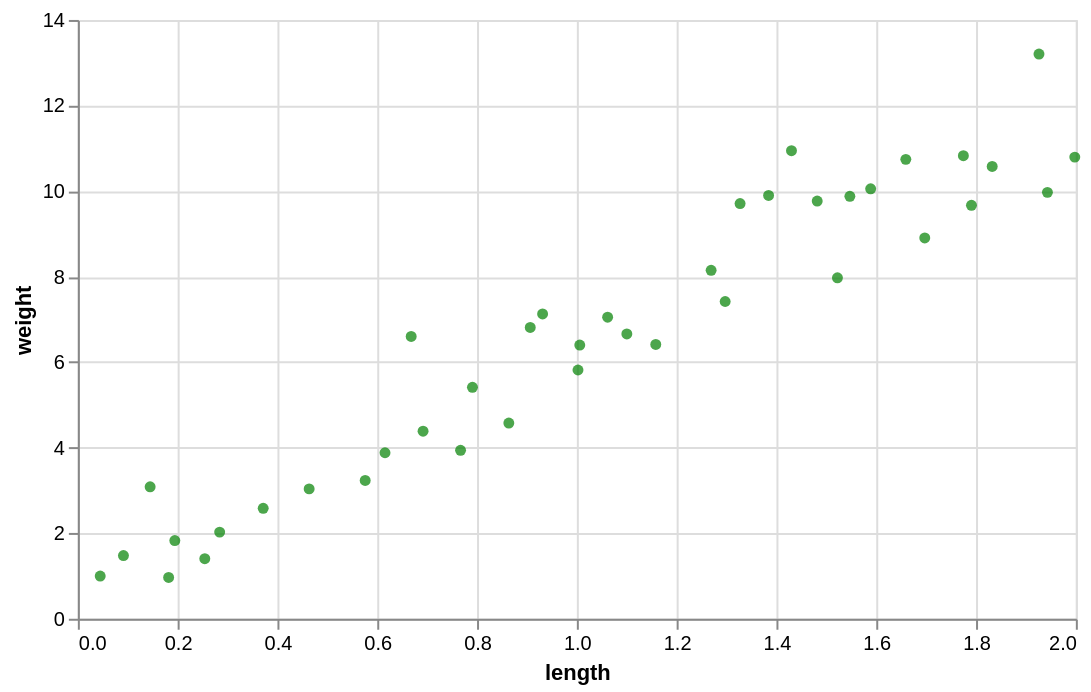

Vega-Lite specification stored for this chart:
### Vega-Lite specification from a JSON file in a GitHub repository (floating-point values rounded to 4 significant figures)
{"config": {"view": {"continuousWidth": 400, "continuousHeight": 300}}, "data": {"values": [{"length": 0.8637, "weight": 4.576}, {"length": 1.926, "weight": 13.2}, {"length": 0.4635, "weight": 3.037}, {"length": 1.659, "weight": 10.74}, {"length": 0.1943, "weight": 1.828}, {"length": 0.04482, "weight": 0.9979}, {"length": 0.2544, "weight": 1.405}, {"length": 1.1, "weight": 6.659}, {"length": 1.998, "weight": 10.79}, {"length": 1.002, "weight": 5.816}, {"length": 1.269, "weight": 8.147}, {"length": 0.6156, "weight": 3.881}, {"length": 1.43, "weight": 10.94}, {"length": 1.062, "weight": 7.05}, {"length": 0.2842, "weight": 2.026}, {"length": 0.7908, "weight": 5.412}, {"length": 1.943, "weight": 9.969}, {"length": 0.1449, "weight": 3.086}, {"length": 0.9314, "weight": 7.126}, {"length": 1.791, "weight": 9.667}, {"length": 0.1819, "weight": 0.9661}, {"length": 0.668, "weight": 6.6}, {"length": 1.482, "weight": 9.766}, {"length": 0.5759, "weight": 3.234}, {"length": 1.775, "weight": 10.83}, {"length": 1.006, "weight": 6.399}, {"length": 1.522, "weight": 7.971}, {"length": 1.589, "weight": 10.05}, {"length": 0.3715, "weight": 2.583}, {"length": 1.297, "weight": 7.418}, {"length": 1.327, "weight": 9.708}, {"length": 0.9066, "weight": 6.812}, {"length": 1.697, "weight": 8.903}, {"length": 0.767, "weight": 3.939}, {"length": 0.6918, "weight": 4.385}, {"length": 1.547, "weight": 9.877}, {"length": 1.384, "weight": 9.898}, {"length": 1.158, "weight": 6.414}, {"length": 0.09142, "weight": 1.479}, {"length": 1.832, "weight": 10.57}]}, "mark": {"type": "point", "color": "green", "filled": true}, "encoding": {"x": {"type": "quantitative", "field": "length"}, "y": {"type": "quantitative", "field": "weight"}}, "height": 300, "width": 500, "$schema": "https://vega.github.io/schema/vega-lite/v5.json", "datasets": {"data-b6b36d9253ffa44549ee85a5d64b6eb6": [{"length": 0.8637, "weight": 4.576}, {"length": 1.926, "weight": 13.2}, {"length": 0.4635, "weight": 3.037}, {"length": 1.659, "weight": 10.74}, {"length": 0.1943, "weight": 1.828}, {"length": 0.04482, "weight": 0.9979}, {"length": 0.2544, "weight": 1.405}, {"length": 1.1, "weight": 6.659}, {"length": 1.998, "weight": 10.79}, {"length": 1.002, "weight": 5.816}, {"length": 1.269, "weight": 8.147}, {"length": 0.6156, "weight": 3.881}, {"length": 1.43, "weight": 10.94}, {"length": 1.062, "weight": 7.05}, {"length": 0.2842, "weight": 2.026}, {"length": 0.7908, "weight": 5.412}, {"length": 1.943, "weight": 9.969}, {"length": 0.1449, "weight": 3.086}, {"length": 0.9314, "weight": 7.126}, {"length": 1.791, "weight": 9.667}, {"length": 0.1819, "weight": 0.9661}, {"length": 0.668, "weight": 6.6}, {"length": 1.482, "weight": 9.766}, {"length": 0.5759, "weight": 3.234}, {"length": 1.775, "weight": 10.83}, {"length": 1.006, "weight": 6.399}, {"length": 1.522, "weight": 7.971}, {"length": 1.589, "weight": 10.05}, {"length": 0.3715, "weight": 2.583}, {"length": 1.297, "weight": 7.418}, {"length": 1.327, "weight": 9.708}, {"length": 0.9066, "weight": 6.812}, {"length": 1.697, "weight": 8.903}, {"length": 0.767, "weight": 3.939}, {"length": 0.6918, "weight": 4.385}, {"length": 1.547, "weight": 9.877}, {"length": 1.384, "weight": 9.898}, {"length": 1.158, "weight": 6.414}, {"length": 0.09142, "weight": 1.479}, {"length": 1.832, "weight": 10.57}]}}
